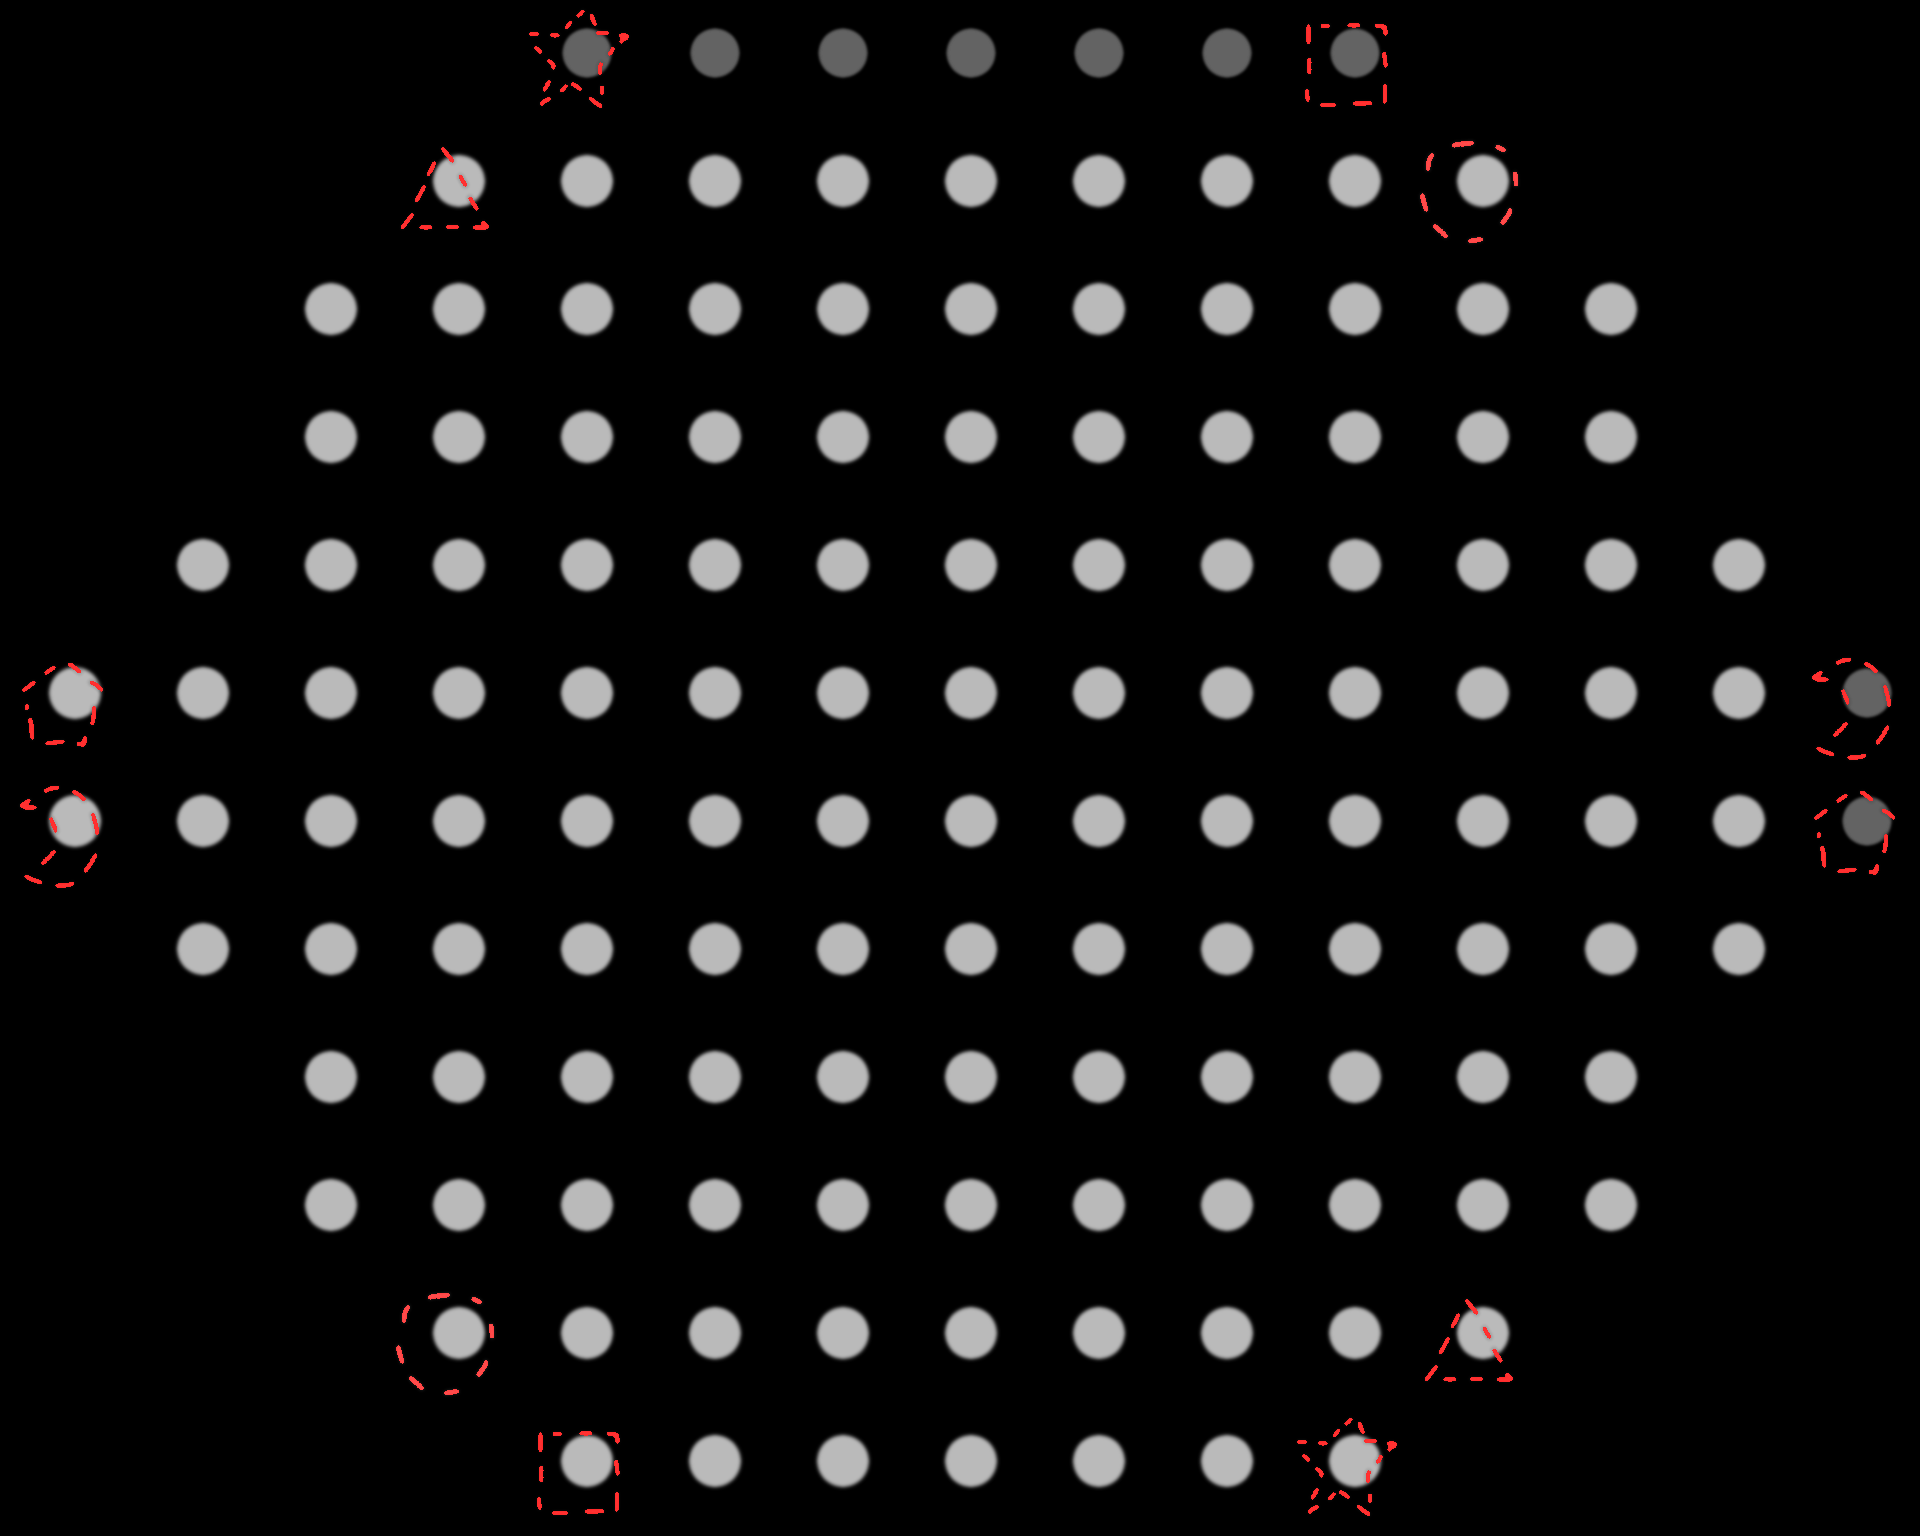

This game map was drawn from its Tiled (.tmx) file and the tilesets committed beside it. A one-line description and the trimmed map source follow:
An orthogonal 15x12 tile map with 128x128 px tiles, 4 tile layers (Map, Border, Teleports1, Teleports2), 3 tilesets.

<map version="1.0" orientation="orthogonal" width="15" height="12" tilewidth="128" tileheight="128">
 <tileset firstgid="1" source="Teleports.tsx" />
 <tileset firstgid="7" source="Tiles.tsx" />
 <tileset firstgid="31" source="Border.tsx" />
 <layer name="Map" width="15" height="12">
  <data>[180 cells, 132 non-empty, 10 distinct tile ids]</data>
 </layer>
 <layer name="Border" width="15" height="12">
  <data>[180 cells, 0 non-empty, 0 distinct tile ids]</data>
 </layer>
 <layer name="Teleports1" width="15" height="12">
  <data>[180 cells, 6 non-empty, 6 distinct tile ids]</data>
 </layer>
 <layer name="Teleports2" width="15" height="12">
  <data>[180 cells, 6 non-empty, 6 distinct tile ids]</data>
 </layer>
</map>